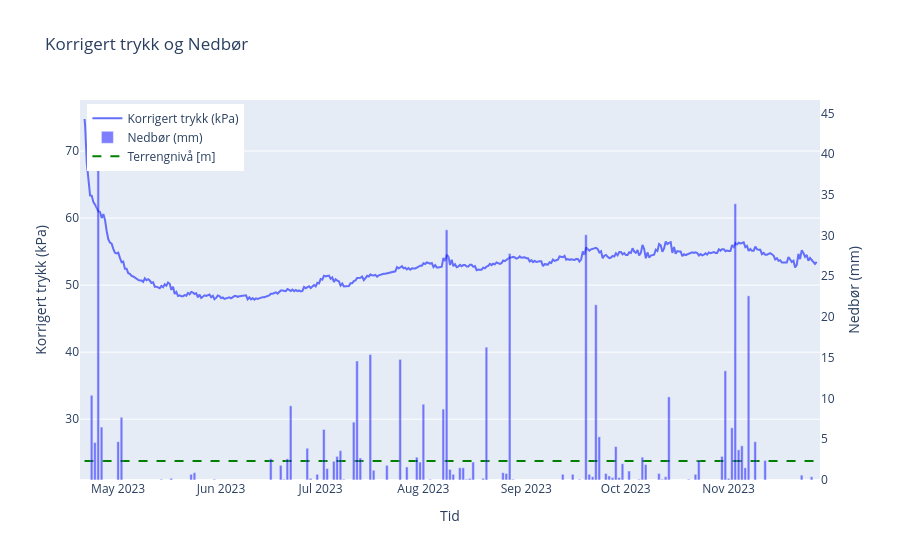

Source (notebook cell):
### Code cell
import pandas as pd
import plotly.graph_objects as go
import requests

terrain_level = 23.77
installation_depth = 6.8


# --- Read Absoluttryck data ---
pvt_path = r"\\nsv2-nasuni-02\fredrikstad\Prosjekt\O10245\10245026-01\10245026-01-03_ARBEIDSOMRAADE\21_fagomraade\11_Geoteknikk\10245026-07-FELT-OG LABREGISTRERINGER\Poretrykksmålinger\Avlesninger\28.11.2023\viken2pvt_32767_20231128_025807.pvt"
pvt_path_1 = r"\\nsv2-nasuni-02\fredrikstad\Prosjekt\O10245\10245026-01\10245026-01-03_ARBEIDSOMRAADE\21_fagomraade\11_Geoteknikk\10245026-07-FELT-OG LABREGISTRERINGER\Poretrykksmålinger\Avlesninger\28.11.2023\viken2pvt_32132_20231128_030021.pvt"

with open(pvt_path, encoding="cp1252") as f:
    for i, line in enumerate(f):
        if line.strip().startswith("Datum") or line.strip().startswith("Date"):
            header_row = i
            break

df = pd.read_csv(pvt_path, sep="\t", skiprows=header_row, encoding="cp1252")
df = df.dropna(axis=1, how='all')
# Normalize column names to handle both Swedish and English headers
column_mapping = {
    'Date': 'Datum',
    'Time': 'Klockslag',
    'Absolute pressure': 'Absoluttryck',
    'Temperature': 'Temperatur',
    'Battery': 'Batteri'
}
df.rename(columns=column_mapping, inplace=True)
df = df[df['Datum'].notna() & (df['Datum'].str.strip() != '')]
df['datetime'] = pd.to_datetime(df['Datum'] + ' ' + df['Klockslag'], format='%Y-%m-%d %H:%M', errors='coerce')
# Handle both comma and period as decimal separator
df['Absoluttryck'] = df['Absoluttryck'].astype(str).str.replace(',', '.', regex=False)
df['Absoluttryck'] = pd.to_numeric(df['Absoluttryck'], errors='coerce')
df = df.sort_values('datetime')
df['date'] = df['datetime'].dt.date  # For merging with daily API data

# --- Fetch precipitation and air pressure from Frost API ---
client_id = "3acd117d-0ebb-4623-ac3a-e4d144a8868f"  # Replace with your Frost API client ID
station_id = "SN17000"        # Example: sarpsborg

start = df['datetime'].min().strftime('%Y-%m-%d')
end = df['datetime'].max().strftime('%Y-%m-%d')

endpoint = "https://frost.met.no/observations/v0.jsonld"
params = {
    "sources": station_id,
    "elements": "sum(precipitation_amount P1D),mean(air_pressure_at_sea_level P1D)",
    "referencetime": f"{start}/{end}"
}
r = requests.get(endpoint, params=params, auth=(client_id, ""))
r.raise_for_status()
data = r.json()

# Parse precipitation and air pressure data
rain = []
for item in data.get("data", []):
    date = item["referenceTime"][:10]
    precip = None
    lufttrykk = None
    for obs in item["observations"]:
        if obs["elementId"] == "sum(precipitation_amount P1D)":
            precip = obs.get("value")
        elif obs["elementId"] == "mean(air_pressure_at_sea_level P1D)":
            lufttrykk = obs.get("value")
    rain.append({"date": date, "rain_mm": precip, "lufttrykk": lufttrykk})

rain_df = pd.DataFrame(rain)
rain_df["date"] = pd.to_datetime(rain_df["date"]).dt.date

# --- Merge and calculate corrected pressure ---
df = pd.merge(df, rain_df, on="date", how="left")
# Convert lufttrykk from hPa to mH2O (1 hPa ≈ 0.0101972 mH2O)
df["absoluttrykk_kPa"] = df["Absoluttryck"] /10194*100000  # Convert mH2O to kPa

# df["lufttrykk_mH2O"] = df["lufttrykk"] * 0.0101972
df["Absoluttryck_korr"] = df["absoluttrykk_kPa"] - df["lufttrykk"] * 100 / 1000

# --- Plot ---
fig = go.Figure()

# Corrected Absoluttryck (left y-axis)
fig.add_trace(go.Scatter(
    x=df['datetime'],
    y=df['Absoluttryck_korr'],
    name="Korrigert trykk (kPa)",
    mode="lines",
    yaxis="y1"
))

# Rainfall (right y-axis, bars)
fig.add_trace(go.Bar(
    x=pd.to_datetime(rain_df["date"]),
    y=rain_df["rain_mm"],
    name="Nedbør (mm)",
    yaxis="y2",
    opacity=0.5,
    marker_color='blue'
))

fig.add_trace(go.Scatter(
    x=(df['datetime'].iloc[0],df['datetime'].iloc[-1]),
    y=(terrain_level, terrain_level), 
    name="Terrengnivå [m]", mode="lines", line=dict(dash='dash', color='green')
))

fig.update_layout(
    title="Korrigert trykk og Nedbør",
    xaxis=dict(title="Tid"),
    yaxis=dict(title="Korrigert trykk (kPa)", side="left"),
    yaxis2=dict(
        title="Nedbør (mm)",
        overlaying="y",
        side="right",
        showgrid=False
    ),
    legend=dict(x=0.01, y=0.99)
)

fig.show()

### Figure 1 — Plotly figure (JSON) as saved in the notebook; plotly's stock layout.template omitted (floating-point values rounded to 4 significant figures; data arrays with more than 128 entries replaced by an {"elided": "..."} marker saying what was removed)
{"data": [{"mode": "lines", "name": "Korrigert trykk (kPa)", "type": "scatter", "x": {"elided": "445 str values"}, "y": {"elided": "445 float values"}, "yaxis": "y"}, {"marker": {"color": "blue"}, "name": "Nedbør (mm)", "opacity": 0.5, "type": "bar", "x": {"elided": "222 str values"}, "y": {"elided": "222 float values"}, "yaxis": "y2"}, {"line": {"color": "green", "dash": "dash"}, "mode": "lines", "name": "Terrengnivå [m]", "type": "scatter", "x": ["2023-04-20T20:53:00", "2023-11-28T12:53:00"], "y": [23.77, 23.77]}], "layout": {"legend": {"x": 0.01, "y": 0.99}, "title": {"text": "Korrigert trykk og Nedbør"}, "xaxis": {"title": {"text": "Tid"}}, "yaxis": {"side": "left", "title": {"text": "Korrigert trykk (kPa)"}}, "yaxis2": {"overlaying": "y", "showgrid": false, "side": "right", "title": {"text": "Nedbør (mm)"}}}}
